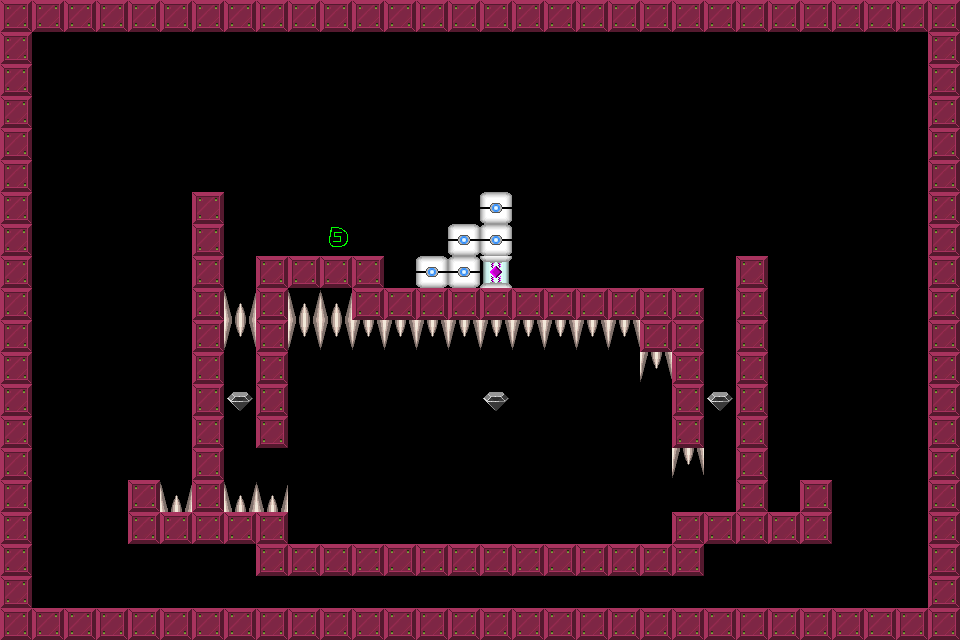

A level layout from a 2D game, rendered from its tile map. Below: a short description, then the map file with tile-grid data replaced by summaries:
An orthogonal 30x20 tile map with 32x32 px tiles, 1 tile layer (Tile Layer 1).

<map version="1.0" orientation="orthogonal" width="30" height="20" tilewidth="32" tileheight="32">
 <tileset firstgid="1" name="brick-1" tilewidth="32" tileheight="32">
  <image source="brick-1.png" width="128" height="128" />
  <tile id="0">
   <properties>
    <property name="components" value="Platform" />
   </properties>
  </tile>
  <tile id="1">
   <properties>
    <property name="components" value="PlayerStart" />
   </properties>
  </tile>
  <tile id="2">
   <properties>
    <property name="components" value="Spikes, Deadly" />
   </properties>
  </tile>
  <tile id="3">
   <properties>
    <property name="components" value="Gem" />
   </properties>
  </tile>
  <tile id="4">
   <properties>
    <property name="components" value="Spikes, Deadly" />
   </properties>
  </tile>
  <tile id="5">
   <properties>
    <property name="components" value="Stone, Pushable, Platform" />
   </properties>
  </tile>
  <tile id="6">
   <properties>
    <property name="components" value="Gem, PowerUp" />
   </properties>
  </tile>
  <tile id="7">
   <properties>
    <property name="components" value="Gem, PowerDown" />
   </properties>
  </tile>
  <tile id="8">
   <properties>
    <property name="components" value="AntiStone, Pushable, Platform" />
   </properties>
  </tile>
 </tileset>
 <layer name="Tile Layer 1" width="30" height="20">
  <data>[600 cells, 195 non-empty, 7 distinct tile ids]</data>
 </layer>
</map>
